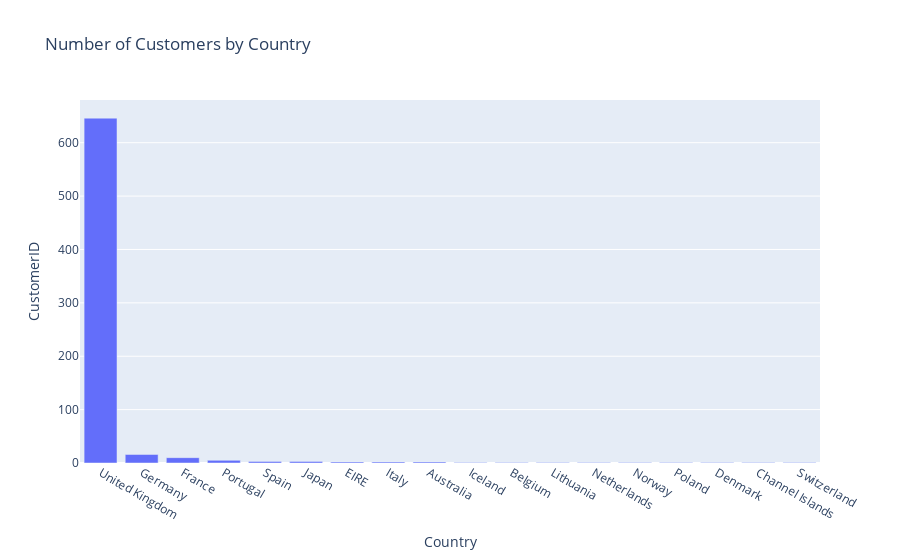

This figure's notebook cell:
### Code cell
customerCounts = customerCounts.reset_index()
fig = px.bar(customerCounts, x='Country', y='CustomerID', title='Number of Customers by Country')
fig.show()

### Figure 1 — Plotly figure (JSON) as saved in the notebook; plotly's stock layout.template omitted (floating-point values rounded to 4 significant figures)
{"data": [{"alignmentgroup": "True", "hovertemplate": "Country=%{x}<br>CustomerID=%{y}<extra></extra>", "legendgroup": "", "marker": {"color": "#636efa", "pattern": {"shape": ""}}, "name": "", "offsetgroup": "", "orientation": "v", "showlegend": false, "textposition": "auto", "type": "bar", "x": ["United Kingdom", "Germany", "France", "Portugal", "Spain", "Japan", "EIRE", "Italy", "Australia", "Iceland", "Belgium", "Lithuania", "Netherlands", "Norway", "Poland", "Denmark", "Channel Islands", "Switzerland"], "xaxis": "x", "y": [646, 16, 10, 5, 3, 3, 2, 2, 2, 1, 1, 1, 1, 1, 1, 1, 1, 1], "yaxis": "y"}], "layout": {"autosize": true, "barmode": "relative", "legend": {"tracegroupgap": 0}, "title": {"text": "Number of Customers by Country"}, "xaxis": {"anchor": "y", "autorange": true, "domain": [0, 1], "range": [-0.5, 17.5], "title": {"text": "Country"}, "type": "category"}, "yaxis": {"anchor": "x", "autorange": true, "domain": [0, 1], "range": [0, 680], "title": {"text": "CustomerID"}, "type": "linear"}}}
